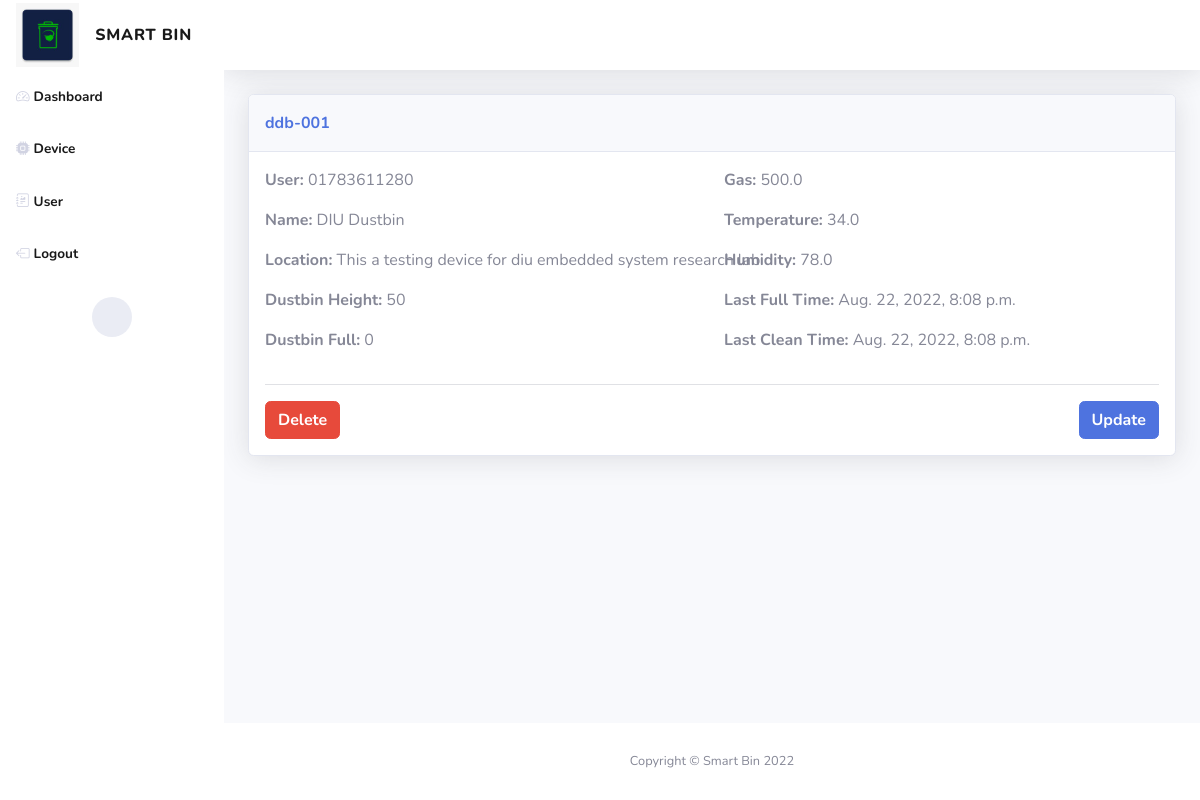
/device/ddb-001/ (signed in), run on the app's committed database.
### landing/models.py (models this page shows, shortened)
class SiteInfo(models.Model):
    name = models.CharField(max_length=50)
    icon = models.ImageField(upload_to='Logo')
    logo = models.ImageField(upload_to='Logo')

### api/models.py (models this page shows, shortened)
class Device(models.Model):
    user = models.ForeignKey(AppUser, related_name='devices', on_delete=models.CASCADE, blank=True, null=True)
    id = models.CharField(max_length=30, primary_key=True)
    name = models.CharField(max_length=80)
    location = models.TextField()
    dustbinHeight = models.IntegerField()
    percentage = models.IntegerField(null=True, blank=True)
    gas = models.FloatField(null=True, blank=True)
    temp = models.FloatField(null=True, blank=True)
    humidity = models.FloatField(null=True, blank=True)
    status = models.BooleanField(default=True)
    lastFullTime = models.DateTimeField(null=True, blank=True)
    lastCleanTime = models.DateTimeField(null=True, blank=True)

class AppUser(models.Model):
    id = models.CharField(primary_key=True, max_length=14)
    status = models.BooleanField(default=False)

### landing/views.py (the view)
# urls.py: path("device/<id>/", view_device, name='view_device'),
@login_required
def view_device(request, id):
    site = SiteInfo.objects.all().first()
    device = Device.objects.get(pk=id)
    context = {
        'title': device.id,
        'site': site,
        'device': device,
    }
    return render(request, 'dashboard/device.html', context)

### templates/dashboard/device.html
{% extends "dashboard/base.html" %}
{% block content %}
<div class="container-fluid">
    <div class="card shadow">
        <div class="card-header py-3">
            <div class="row">
                <div class="col-md-6 text-nowrap">
                    <p class="text-primary m-0 fw-bold">{{ title }}</p>
                </div>
                <div class="col-md-6">
                </div>
            </div>
        </div>
        <div class="card-body">
            <div class="row">
                <div class="col-md-6 text-nowrap">
                    <p><strong>User:</strong> {{ device.user.id }}</p>
                    <p><strong>Name:</strong> {{ device.name }}</p>
                    <p><strong>Location:</strong> {{ device.location }}</p>
                    <p><strong>Dustbin Height:</strong> {{ device.dustbinHeight }}</p>
                    <p><strong>Dustbin Full:</strong> {{ device.percentage }}</p>
                </div>
                <div class="col-md-6">
                    <p><strong>Gas:</strong> {{ device.gas }}</p>
                    <p><strong>Temperature:</strong> {{ device.temp }}</p>
                    <p><strong>Humidity:</strong> {{ device.humidity }}</p>
                    <p><strong>Last Full Time:</strong> {{ device.lastFullTime }}</p>
                    <p><strong>Last Clean Time:</strong> {{ device.lastCleanTime }}</p>
                </div>
            </div>
            <hr>
            <div class="row">
                <div class="col-md-6 text-nowrap">
                    <a class=" btn btn-danger m-0 fw-bold" href="{% url 'delete_device' device.id %}">Delete</a>
                </div>
                <div class="col-md-6">
                    <div class="d-lg-flex justify-content-lg-end">
                        <a class=" btn btn-primary  m-0 fw-bold" href="{% url 'update_device' device.id %}">Update</a></div>
                </div>
            </div>
        </div>
    </div>
    <br>
</div>
{% endblock %}

### templates/dashboard/base.html (shortened to what this page needs)
{% load static %}
<!DOCTYPE html>
<html>
<head>
    <link rel="stylesheet" href="{% static 'dashboard/assets/bootstrap/css/bootstrap.min.css' %}">
    <link rel="stylesheet" href="{% static 'dashboard/assets/fonts/fontawesome-all.min.css' %}">
    <link rel="stylesheet" href="https://cdn.jsdelivr.net/npm/bootstrap-icons@1.9.1/font/bootstrap-icons.css">
</head>
<body id="page-top">
<div id="wrapper">
    <nav class="navbar navbar-light textmuted text-muted align-items-start sidebar sidebar-light accordion bg-white p-0">
        <div class="container-fluid d-flex flex-column p-0"><a
                class="navbar-brand link-danger d-flex justify-content-center align-items-center sidebar-brand m-0"
                href="#">
            <div class="sidebar-brand-icon"><img src="{{ site.logo.url }}" class="img-fluid"></div>
            <div class="sidebar-brand-text mx-3"><span>{{ site.name }}</span></div>
        </a>
            <ul class="navbar-nav text-dark" id="accordionSidebar">
                <li class="nav-item"><a class="nav-link active" href="{% url 'home' %}"><i class="bi bi-speedometer2"></i><span>Dashboard</span></a>
                </li>
                <li class="nav-item"><a class="nav-link active" href="{% url 'device_list' %}"><i
                        class="bi bi-cpu-fill"></i><span>Device</span></a></li>
                <li class="nav-item"><a class="nav-link active" href="{% url 'user_list' %}"><i
                        class="bi bi-journal-richtext"></i><span>User</span></a></li>
                <li class="nav-item"><a
                        class="nav-link active" href="{% url 'logout' %}"><i class="bi bi-box-arrow-left"></i><span>Logout</span></a>
                </li>
            </ul>
            <div class="text-center d-none d-md-inline">
                <button class="btn rounded-circle border-0" id="sidebarToggle" type="button"></button>
            </div>
        </div>
    </nav>
    <div class="d-flex flex-column" id="content-wrapper">
        <div id="content">
            <nav class="navbar navbar-light navbar-expand bg-white shadow mb-4 topbar static-top">
            </nav>
            {% block content %} {% endblock %}
        </div>
        <footer class="bg-white sticky-footer">
            <div class="container my-auto">
                <div class="text-center my-auto copyright"><span>Copyright © {{ site.name }} 2022</span></div>
            </div>
        </footer>
    </div>
</div>
</body>
</html>

### data on the page
SiteInfo: logo (picture), name "SMART BIN", name "Smart Bin"
Device: id "ddb-001", user.id "01783611280", name "DIU Dustbin", location "This a testing device for diu embedded system research lab", dustbinHeight "50", percentage "0", gas "500.0", temp "34.0", humidity "78.0", lastFullTime "Aug. 22, 2022, 8:08 p.m.", lastCleanTime "Aug. 22, 2022, 8:08 p.m."
